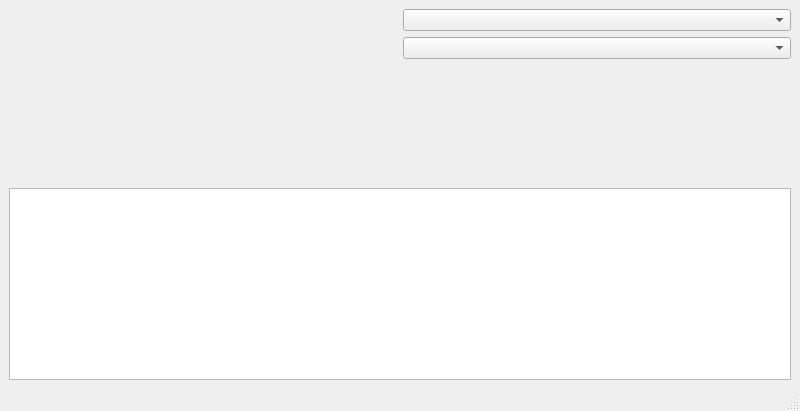
<?xml version="1.0" encoding="UTF-8"?>
<ui version="4.0">
 <class>womatlClusterTest</class>
 <widget class="QMainWindow" name="womatlClusterTest">
  <property name="geometry">
   <rect>
    <x>0</x>
    <y>0</y>
    <width>800</width>
    <height>411</height>
   </rect>
  </property>
  <property name="windowTitle">
   <string>Work Order Material Cluster Test</string>
  </property>
  <widget class="QWidget" name="centralwidget">
   <layout class="QGridLayout" name="gridLayout">
    <item row="0" column="0" rowspan="3">
     <widget class="WomatlCluster" name="_widget"/>
    </item>
    <item row="3" column="0" colspan="2">
     <widget class="XTextEdit" name="_show"/>
    </item>
    <item row="0" column="1">
     <widget class="XComboBox" name="_src"/>
    </item>
    <item row="2" column="1">
     <spacer name="verticalSpacer">
      <property name="orientation">
       <enum>Qt::Vertical</enum>
      </property>
      <property name="sizeHint" stdset="0">
       <size>
        <width>20</width>
        <height>79</height>
       </size>
      </property>
     </spacer>
    </item>
    <item row="1" column="1">
     <widget class="XComboBox" name="_type"/>
    </item>
   </layout>
  </widget>
  <widget class="QMenuBar" name="menubar">
   <property name="geometry">
    <rect>
     <x>0</x>
     <y>0</y>
     <width>800</width>
     <height>22</height>
    </rect>
   </property>
  </widget>
  <widget class="QStatusBar" name="statusbar"/>
 </widget>
 <customwidgets>
  <customwidget>
   <class>WomatlCluster</class>
   <extends>QWidget</extends>
   <header>womatlcluster.h</header>
  </customwidget>
  <customwidget>
   <class>XComboBox</class>
   <extends>QComboBox</extends>
   <header>xcombobox.h</header>
  </customwidget>
  <customwidget>
   <class>XTextEdit</class>
   <extends>QTextEdit</extends>
   <header>xtextedit.h</header>
  </customwidget>
 </customwidgets>
 <resources/>
 <connections/>
</ui>
